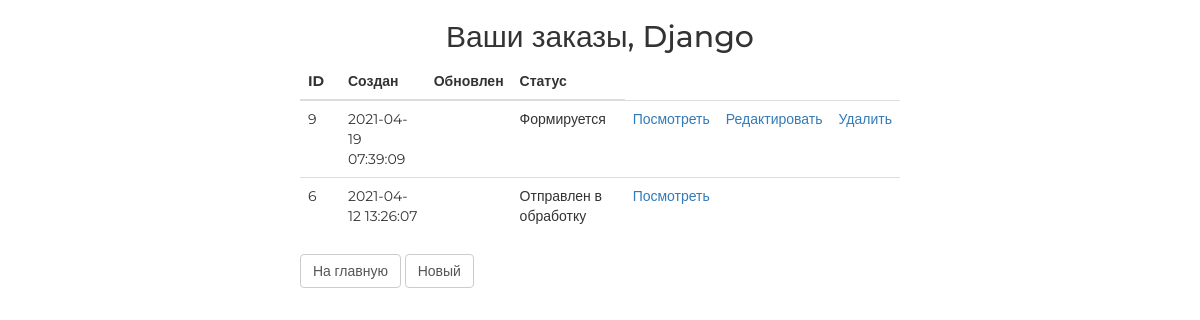
/orders/ (signed in), run on the app's committed database.
### authapp/models.py (models this page shows, shortened)
class ShopUser(AbstractUser):
    avatar = models.ImageField(upload_to= 'users_avatars', blank=True)
    age = models.PositiveSmallIntegerField(verbose_name='Возраст', default=18)
    activation_key = models.CharField(max_length=128, blank=True)
    activation_key_expires = models.DateTimeField(auto_now_add=True, blank=True, null=True)

### ordersapp/models.py (models this page shows, shortened)
class Order(models.Model):
    FORMING = 'FM'
    SENT_TO_PROCEED = 'STP'
    PROCEEDED = 'PRD'
    PAID = 'PD'
    READY = 'RDY'
    CANCEL = 'CNC'
    ORDER_STATUS_CHOICES = (
        (FORMING, 'Формируется'),
        (SENT_TO_PROCEED, 'Отправлен в обработку'),
        (PROCEEDED, 'Oбрабатывается'),
        (PAID, 'Oплачен'),
        (READY, 'Готов к выдаче'),
        (CANCEL, 'Oтменен'),
    )
    user = models.ForeignKey(settings.AUTH_USER_MODEL, on_delete=models.CASCADE)
    created = models.DateTimeField(auto_now_add=True, verbose_name='Создан')
    update = models.DateTimeField(auto_now=True, verbose_name='Изменен')
    is_active = models.BooleanField(default=True, verbose_name='Активен')
    status = models.CharField(choices=ORDER_STATUS_CHOICES, default=FORMING, verbose_name='Статус', max_length=3)
    class Meta:
        ordering = ('-created',)
        verbose_name = 'Заказ'
        verbose_name_plural = 'Заказы'

### ordersapp/views.py (the view)
# urls.py: path('', ordersapp.OrderListView.as_view(), name='orders_list'),
class OrderListView(ListView):
    model = Order
    def get_queryset(self):
        return Order.objects.filter(user=self.request.user)

### mainapp/context_processors.py (called while the page is built)
def basket(request):
    basket_list = []
    if request.user.is_authenticated:
        basket_list = Basket.objects.filter(user=request.user)
    return {
        'basket': basket_list
    }

### ordersapp/templates/ordersapp/order_list.html
{% extends 'ordersapp/base.html' %}
{% load static %}
{% block content %}
   <div class="h2 text-center head">
       Ваши заказы,
       {% if user.first_name %}
           {{ user.first_name|title}}
       {% else %}
           Пользователь
       {% endif %}
   </div>
   <table class="table orders_list">
       <thead>
         <tr>
           <th>ID</th>
           <th>Создан</th>
           <th>Обновлен</th>
           <th>Статус</th>
         </tr>
       </thead>
       <tbody>
           {% for item in object_list %}
               {% if item.is_active %}
               <tr>
                   <td class="td1 orders_list">{{ item.pk }}</td>
                   <td>{{ item.created|date:"Y-m-d H:i:s" }}</td>
                   <td>{{ item.updated|date:"Y-m-d H:i:s" }}</td>
                   <td>{{ item.get_status_display }}</td>
                   <td>
                       <a href="{% url 'orders:order_detail' item.pk %}">
                           Посмотреть
                       </a>
                   </td>
                   <td>
                       {% if item.status == 'FM' %}
                         <a href="{% url 'orders:order_edit' item.pk %}">
                           Редактировать
                         </a>
                       {% endif %}
                   </td>
                   <td>
                       {% if item.status == 'FM' %}
                         <a href="{% url 'orders:order_delete' item.pk %}">
                             Удалить
                         </a>
                       {% endif %}
                   </td>
               </tr>
               {% endif %}
           {% endfor %}
       </tbody>
   </table>
   <button class="btn btn-default btn-round">
       <a href="{% url 'main' %}">
           На главную
       </a>
   </button>
   <button class="btn btn-default btn-round">
       <a href="{% url 'orders:order_create' %}">
           Новый
       </a>
   </button>
{% endblock %}

### static/css/style.css (style rules this page uses)
* { margin: 0; padding: 0; }
.order_container button a { text-decoration: none; color: #555; }
.table.orders_list { min-width: 600px; }
.td1.orders_list { width: 40px; }
body { font-family: 'Montserrat', sans-serif; }
html, body { height: 100%; }
table { width: 100%; }
td:first-child { width: 235px; }

### data on the page
ShopUser: first_name "Django"
Order: pk "9", created "2021-04-19 07:39:09", status "Формируется", shows "Редактировать", shows "Удалить"
Order: pk "6", created "2021-04-12 13:26:07", status "Отправлен в обработку"
